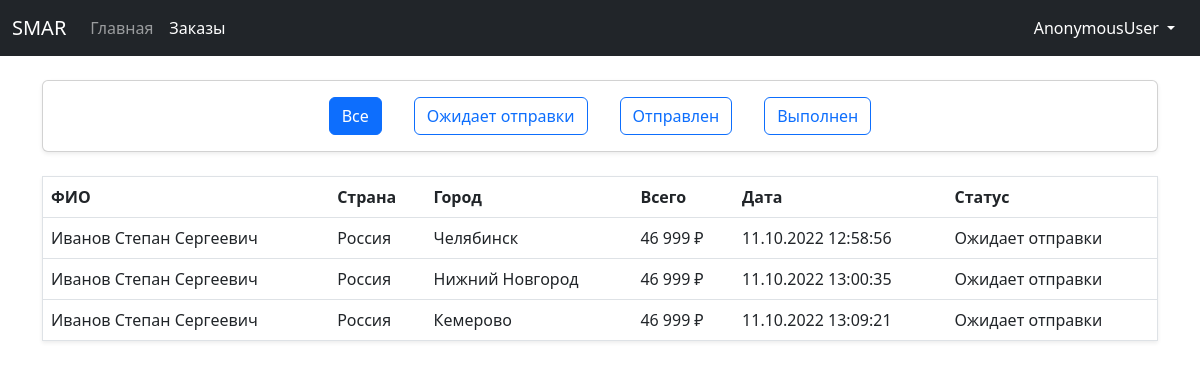
The page /dashboard/orders/ on the database as committed earlier.
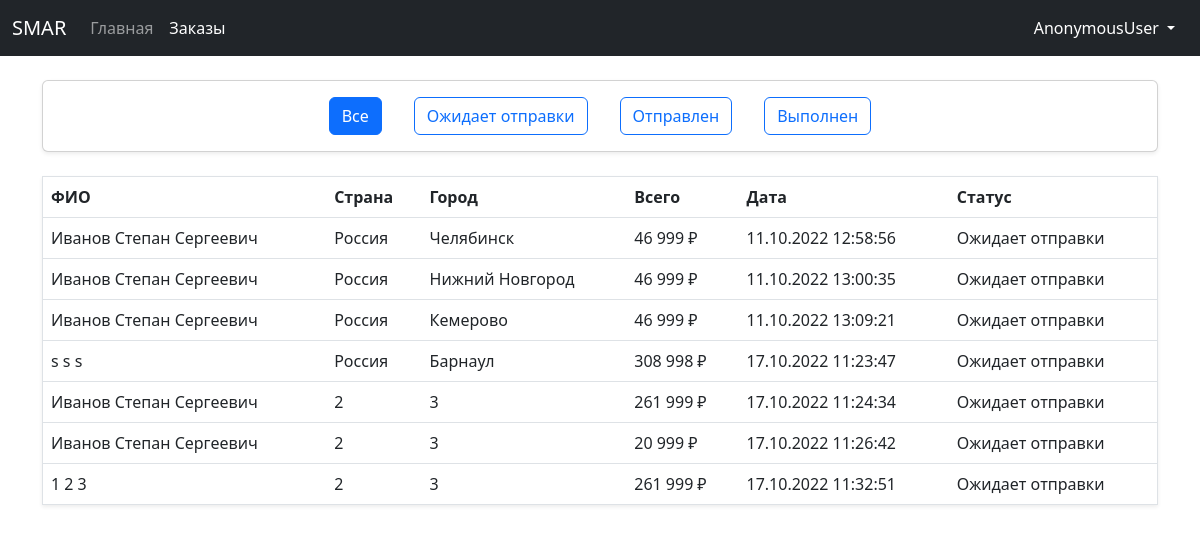
The same page on the database as committed later.
### store/models.py (models this page shows, shortened)
class ShippingAddress(models.Model):
    customer = models.ForeignKey(CustomUser, on_delete=models.SET_NULL, null=True)
    order = models.ForeignKey(Order, on_delete=models.SET_NULL, null=True, related_name="shippingaddress")
    address = models.CharField(max_length=200)
    city = models.CharField(max_length=200)
    country = models.CharField(max_length=200)
    postcode = models.CharField(max_length=200)
    date_added = models.DateTimeField(auto_now_add=True)

class Order(models.Model):
    ORDER_STATUSES = [
        (False, 'Не оформлен'),
        ('1', 'Ожидает отправки'),
        ('2', 'Отправлен'),
        ('3', 'Выполнен'),
    ]
    customer = models.ForeignKey(CustomUser, on_delete=models.SET_NULL, null=True)
    date_ordered = models.DateTimeField(auto_now_add=True)
    status = models.CharField(max_length=16, choices=ORDER_STATUSES, default=False)
    transaction_id = models.CharField(max_length=200)
    @property
    def get_total_order_price(self):
        order_items = self.orderitem_set.all()
        total_price = sum(item.get_total_items_price for item in order_items)
        return total_price

class OrderItem(models.Model):
    product = models.ForeignKey(Product, on_delete=models.SET_NULL, null=True)
    order = models.ForeignKey(Order, on_delete=models.SET_NULL, null=True)
    quantity = models.SmallIntegerField(default=0)
    date_added = models.DateTimeField(auto_now_add=True)
    @property
    def get_total_items_price(self):
        total_price = self.product.price * self.quantity
        return total_price

class Product(models.Model):
    name = models.CharField(max_length=44)
    price = models.DecimalField(max_digits=9, decimal_places=2)
    image = models.ImageField()

### authentication/models.py (models this page shows)
class CustomUser(AbstractUser):
    email = models.EmailField(_('email address'), unique=True)
    fio = models.CharField(_('ФИО'), max_length=200)
    USERNAME_FIELD = 'email'
    REQUIRED_FIELDS = []

### sales_dashboard/views.py (the view)
# urls.py: path('orders/', views.orders, name='orders'),
def orders(request):
    shippingaddresses = ShippingAddress.objects.all()
    context = {
        'shippingaddresses': shippingaddresses,
    }
    return render(request, 'sales_dashboard/orders.html', context)

### store/templatetags/custom_tags.py (called while the page is built)
@register.filter(name='email_username')
def email_username(value):
  return str(value).split('@')[0]

### sales_dashboard/templates/sales_dashboard/orders.html (shortened to what this page needs)
{% extends 'sales_dashboard/base.html' %}
{% block active-orders %}active{% endblock %}
{% block content %}
<div class="my-4">
    <div class="card shadow-sm mb-4">
        <div class="d-flex justify-content-center align-items-center">
            <button class="btn btn-primary m-3">Все</button>
            <button class="btn btn-outline-primary m-3">Ожидает отправки</button>
            <button class="btn btn-outline-primary m-3">Отправлен</button>
            <button class="btn btn-outline-primary m-3">Выполнен</button>
        </div>
    </div>
    <table class="table table-hover shadow-sm border">
        <thead>
            <tr>
                <th scope="col">ФИО</th>
                <th scope="col">Страна</th>
                <th scope="col">Город</th>
                <th scope="col">Всего</th>
                <th scope="col">Дата</th>
                <th scope="col">Статус</th>
            </tr>
        </thead>
        <tbody>
            {% for shippingaddress in shippingaddresses %}
            <tr>
                <td>{{ shippingaddress.order.customer.fio }}</td>
                <td>{{ shippingaddress.country }}</td>
                <td>{{ shippingaddress.city }}</td>
                <td>{{ shippingaddress.order.get_total_order_price|floatformat:"-2g" }}<span class="ms-1">₽</span></td>
                <td>{{ shippingaddress.order.date_ordered|date:"d.m.Y G:i:s" }}</td>
                <td>{{ shippingaddress.order.get_status_display }}</td>
            </tr>
            {% endfor %}
        </tbody>
    </table>
</div>
{% endblock %}

### sales_dashboard/templates/sales_dashboard/base.html (shortened to what this page needs)
<!DOCTYPE html>
{% load static %}
{% load custom_tags %}
<html lang="en">
<head>
    <link href="https://cdn.jsdelivr.net/npm/bootstrap@5.2.0-beta1/dist/css/bootstrap.min.css" rel="stylesheet"
>
    <link rel="stylesheet" href="{% static 'css/styles.css' %}">
</head>
<body>
    <nav class="navbar navbar-expand-md navbar-dark bg-dark">
        <div class="container-fluid" bis_skin_checked="1">
            <a class="navbar-brand" href="{% url 'dashboard' %}">SMAR</a>
            <div class="collapse navbar-collapse" id="navbarCollapse" bis_skin_checked="1">
                <ul class="navbar-nav me-auto mb-2 mb-md-0">
                    <li class="nav-item">
                        <a class="nav-link {% block active-dashboard %}{% endblock %}" aria-current="page"
                            href="{% url 'dashboard' %}">Главная</a>
                    </li>
                    <li class="nav-item">
                        <a class="nav-link {% block active-orders %}{% endblock %}" aria-current="page"
                            href="{% url 'orders' %}">Заказы</a>
                    </li>
                </ul>
                <div class="d-flex align-items-center">
                    <div class="btn-group">
                        <button type="button" class="btn btn-link dropdown-toggle rounded-4 text-white text-decoration-none" data-bs-toggle="dropdown" aria-expanded="false">
                            {{ request.user|email_username }}
                        </button>
                    </div>
                </div>
            </div>
        </div>
    </nav>
    <div class="container">
        {% block content %}
        {% endblock %}
    </div>
</body>
</html>

Rows that differ between the two databases and show on the page:
added ShippingAddress: order.customer.fio "s s s", country "Россия", city "Барнаул", order.get_total_order_price "308 998", order.date_ordered "17.10.2022 11:23:47", order.status "Ожидает отправки"
added ShippingAddress: order.customer.fio "Иванов Степан Сергеевич", country "2", city "3", order.get_total_order_price "261 999", order.date_ordered "17.10.2022 11:24:34", order.status "Ожидает отправки"
added ShippingAddress: order.customer.fio "Иванов Степан Сергеевич", country "2", city "3", order.get_total_order_price "20 999", order.date_ordered "17.10.2022 11:26:42", order.status "Ожидает отправки"
added ShippingAddress: order.customer.fio "1 2 3", country "2", city "3", order.get_total_order_price "261 999", order.date_ordered "17.10.2022 11:32:51", order.status "Ожидает отправки"
